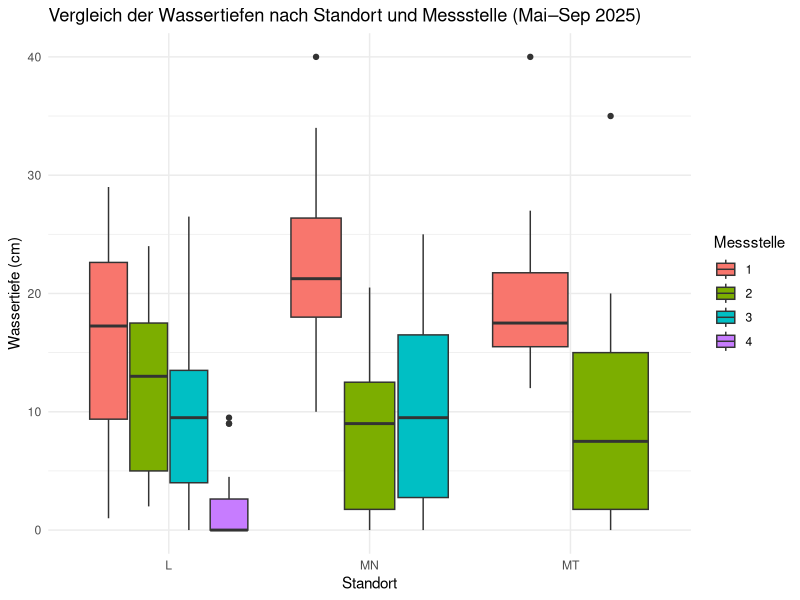
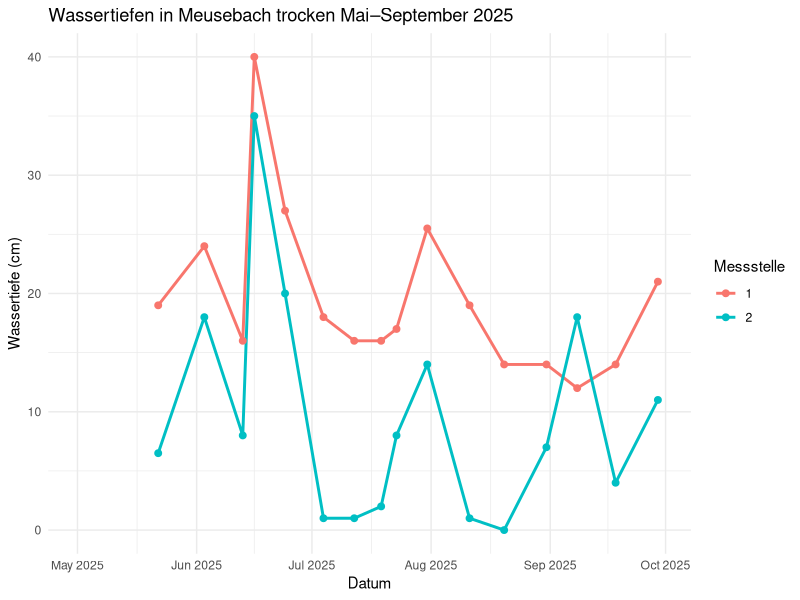
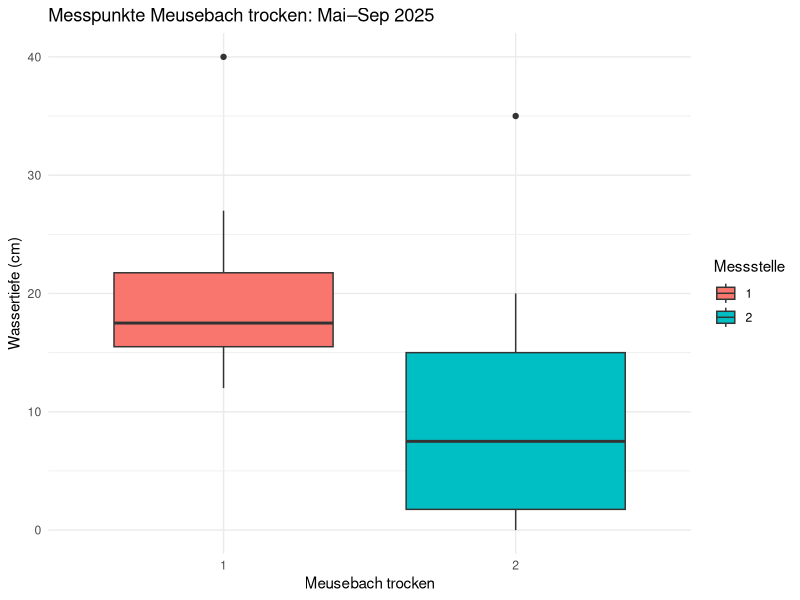
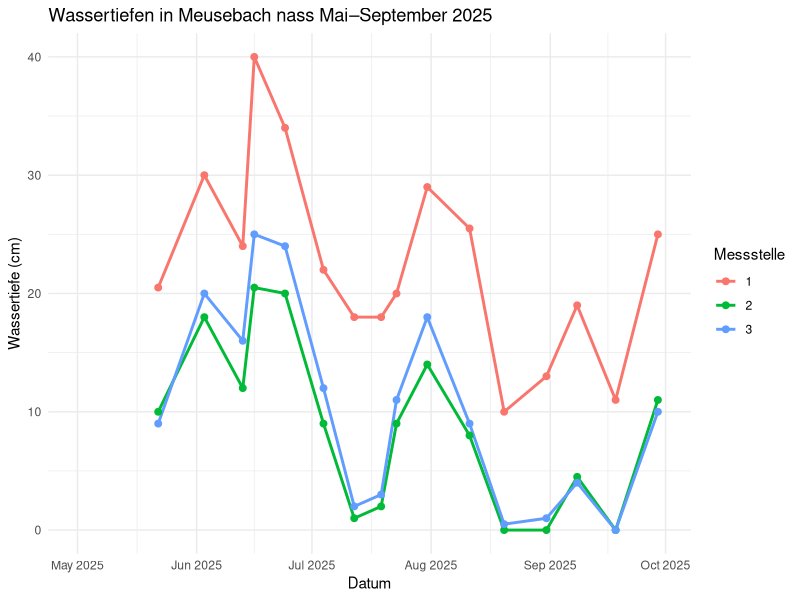
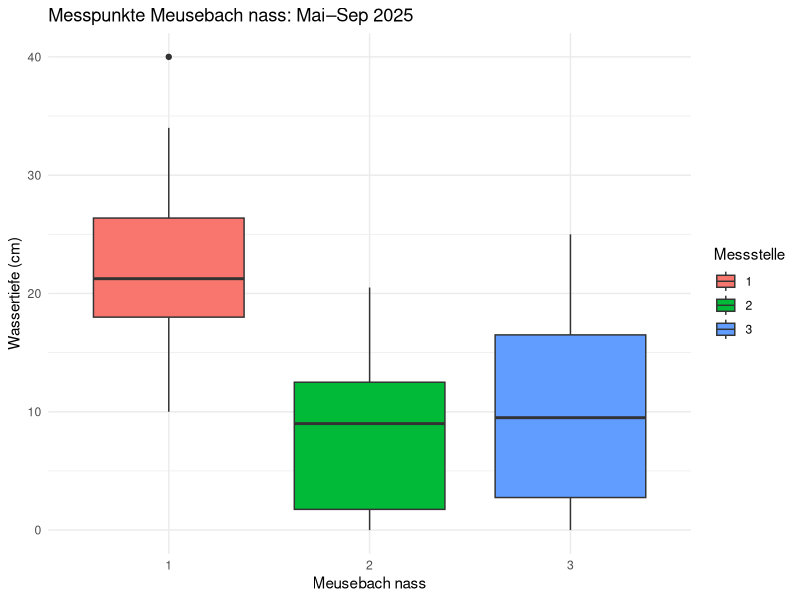
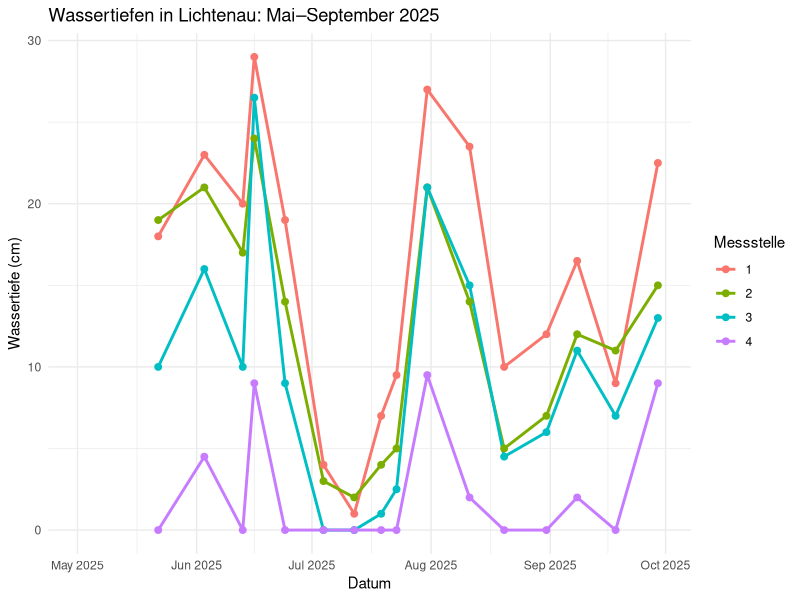
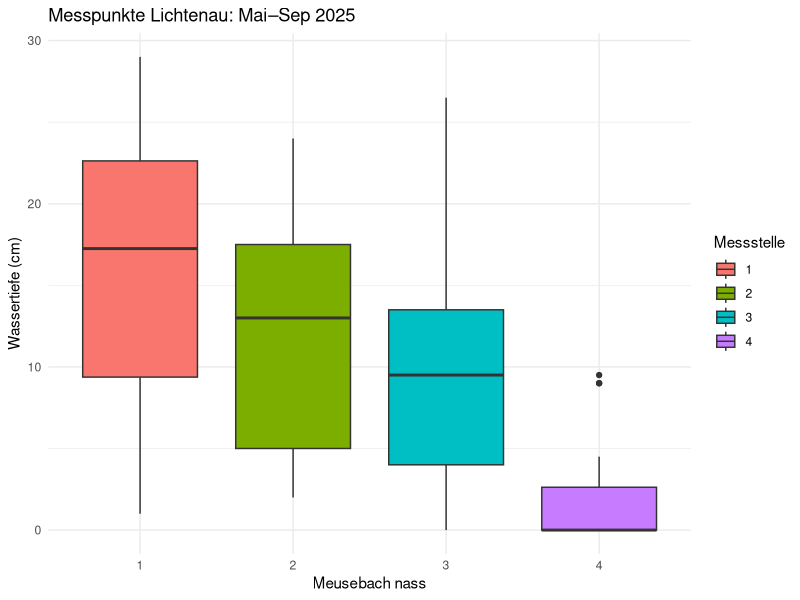

Source code (R) for these figures, in order:
## ---- chunk 1
library(readxl)
library(dplyr)
library(ggplot2)
library(lubridate)
## ---- chunk 2
Wassertiefen <- read_excel("Tabelle Wassertiefe.xlsx")
summary(Wassertiefen)
str(Wassertiefen)
class(Wassertiefen$Datum)

# Datum als Date konvertieren
Wassertiefen$Datum <- as.Date(Wassertiefen$Datum)
class(Wassertiefen$Datum)
## ---- chunk 3
# Zeitraum Mai–Sep 2025
start_datum <- as.Date("2025-05-01")
end_datum   <- as.Date("2025-09-30")

df_sub <- Wassertiefen %>%
  filter(Datum >= start_datum & Datum <= end_datum)
## ---- chunk 4

## ---- chunk 5

## ---- chunk 6
# Boxplot pro Standort, Messpunkte farblich unterscheiden
ggplot(df_sub, aes(x = factor(Standort), y = Wassertiefe, fill = factor(Messpunkt))) +
  geom_boxplot(position = position_dodge(0.8)) +
  labs(title = "Vergleich der Wassertiefen nach Standort und Messstelle (Mai–Sep 2025)",
       x = "Standort",
       y = "Wassertiefe (cm)",
       fill = "Messstelle") +
  theme_minimal()

## ---- chunk 7
####Jahresverlauf - Liniendiagramm
plot_lin <- function(df, st, start="2025-05-01", end="2025-09-30", titel=NULL) {
  df_sub <- df %>% filter(Standort == st,
                          Datum >= as.Date(start),
                          Datum <= as.Date(end))
  
  # Wenn kein Titel angegeben, automatisch generieren
  if (is.null(titel)) {
    titel <- paste("Wassertiefeschwankungen -", st)
  }
  
  ggplot(df_sub, aes(Datum, Wassertiefe, color = factor(Messpunkt))) +
    geom_line(linewidth=1) +
    geom_point(size=2) +
    labs(title=titel,
         x="Datum", y="Wassertiefe (cm)", color="Messstelle") +
    theme_minimal() +
    scale_x_date(limits=c(as.Date(start), as.Date(end)),
                 date_breaks="1 month", date_labels="%b %Y")
}


#### Unterschiede zw. den Messstellen - Boxplot 
plot_box <- function(df, st, start="2025-05-01", end="2025-09-30", titel=NULL, x_name=NULL) {
  
  # Daten filtern
  df_sub <- df %>% filter(Standort == st,
                          Datum >= as.Date(start),
                          Datum <= as.Date(end))
  
  # Titel setzen, falls NULL
  if (is.null(titel)) {
    titel <- paste("Wassertiefeschwankungen nach Messpunkt -", st)
  }
  
  # x-Achsenname setzen, falls NULL
  if (is.null(x_name)) {
    x_name <- "Messpunkt"  # Standard
  }
  
  ggplot(df_sub, aes(x = factor(Messpunkt), y = Wassertiefe, fill = factor(Messpunkt))) +
    geom_boxplot() +
    labs(
      title = titel,
      x = x_name,           # hier wird der flexible Name verwendet
      y = "Wassertiefe (cm)",
      fill = "Messstelle"
    ) +
    theme_minimal()
}
## ---- chunk 8
# Liniendiagramm
plot_lin(Wassertiefen, "MT", titel="Wassertiefen in Meusebach trocken Mai–September 2025")
## ---- chunk 9
# Boxplot
plot_box(Wassertiefen, st="MT",
         titel="Messpunkte Meusebach trocken: Mai–Sep 2025",
         x_name="Meusebach trocken")
## ---- chunk 10
# Liniendiagramm
plot_lin(Wassertiefen, "MN", titel="Wassertiefen in Meusebach nass Mai–September 2025")
## ---- chunk 11
# Boxplot
plot_box(Wassertiefen, st="MN",
         titel="Messpunkte Meusebach nass: Mai–Sep 2025",
         x_name="Meusebach nass")
## ---- chunk 12
# Liniendiagramm
plot_lin(Wassertiefen, "L", titel="Wassertiefen in Lichtenau: Mai–September 2025")
## ---- chunk 13
# Boxplot
plot_box(Wassertiefen, st="L",
         titel="Messpunkte Lichtenau: Mai–Sep 2025",
         x_name="Meusebach nass")
